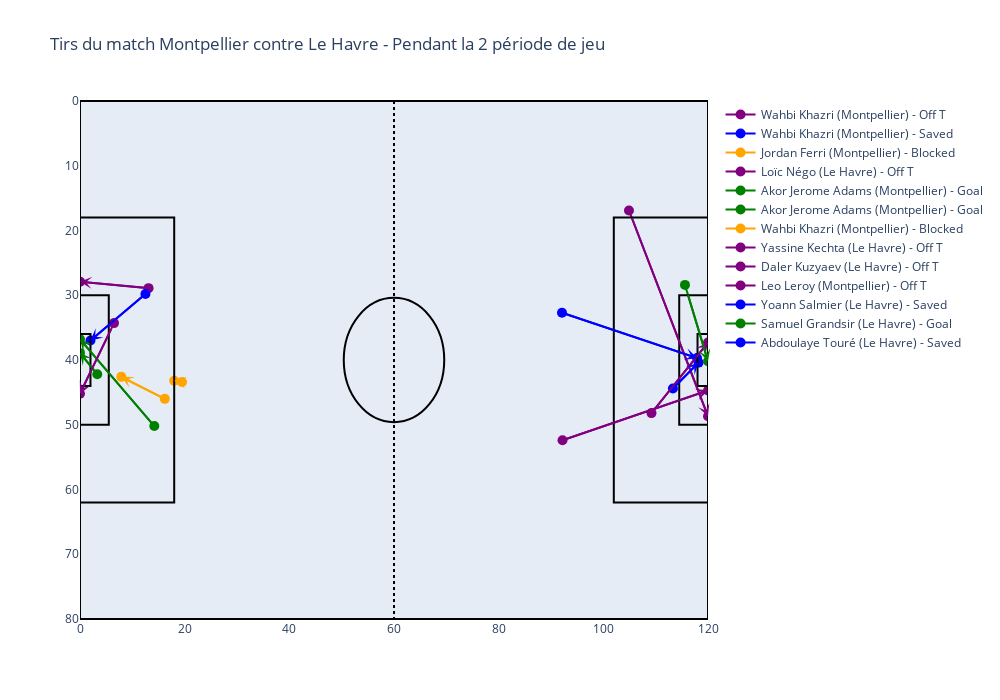

The code cell stored with this chart in its notebook:
### Code cell
Tirs(df_tirs, 'Montpellier', 'Le Havre', 2)

### Figure 1 — Plotly figure (JSON) as saved in the notebook; plotly's stock layout.template omitted (floating-point values rounded to 4 significant figures)
{"data": [{"hoverinfo": "text", "line": {"color": "purple", "width": 2}, "marker": {"size": 10, "symbol": "circle"}, "mode": "lines+markers", "name": "Wahbi Khazri (Montpellier) - Off T", "text": "Wahbi Khazri (Montpellier)<br>Resultat: Off T<br>De: (106.9, 51.1)<br>A: (120.0, 52.1)", "type": "scatter", "x": [13.1, 0], "y": [28.9, 27.9]}, {"hoverinfo": "text", "line": {"color": "blue", "width": 2}, "marker": {"size": 10, "symbol": "circle"}, "mode": "lines+markers", "name": "Wahbi Khazri (Montpellier) - Saved", "text": "Wahbi Khazri (Montpellier)<br>Resultat: Saved<br>De: (107.5, 50.2)<br>A: (118.0, 43.0)", "type": "scatter", "x": [12.5, 2], "y": [29.8, 37]}, {"hoverinfo": "text", "line": {"color": "orange", "width": 2}, "marker": {"size": 10, "symbol": "circle"}, "mode": "lines+markers", "name": "Jordan Ferri (Montpellier) - Blocked", "text": "Jordan Ferri (Montpellier)<br>Resultat: Blocked<br>De: (103.8, 34.0)<br>A: (112.1, 37.4)", "type": "scatter", "x": [16.2, 7.9], "y": [46, 42.6]}, {"hoverinfo": "text", "line": {"color": "purple", "width": 2}, "marker": {"size": 10, "symbol": "circle"}, "mode": "lines+markers", "name": "Loïc Négo (Le Havre) - Off T", "text": "Loïc Négo (Le Havre)<br>Resultat: Off T<br>De: (109.2, 48.2)<br>A: (120.0, 37.3)", "type": "scatter", "x": [109.2, 120], "y": [48.2, 37.3]}, {"hoverinfo": "text", "line": {"color": "green", "width": 2}, "marker": {"size": 10, "symbol": "circle"}, "mode": "lines+markers", "name": "Akor Jerome Adams (Montpellier) - Goal", "text": "Akor Jerome Adams (Montpellier)<br>Resultat: Goal<br>De: (116.7, 37.8)<br>A: (120.0, 41.1)", "type": "scatter", "x": [3.3, 0], "y": [42.2, 38.9]}, {"hoverinfo": "text", "line": {"color": "green", "width": 2}, "marker": {"size": 10, "symbol": "circle"}, "mode": "lines+markers", "name": "Akor Jerome Adams (Montpellier) - Goal", "text": "Akor Jerome Adams (Montpellier)<br>Resultat: Goal<br>De: (105.8, 29.8)<br>A: (120.0, 43.2)", "type": "scatter", "x": [14.2, 0], "y": [50.2, 36.8]}, {"hoverinfo": "text", "line": {"color": "orange", "width": 2}, "marker": {"size": 10, "symbol": "circle"}, "mode": "lines+markers", "name": "Wahbi Khazri (Montpellier) - Blocked", "text": "Wahbi Khazri (Montpellier)<br>Resultat: Blocked<br>De: (100.5, 36.6)<br>A: (102.0, 36.8)", "type": "scatter", "x": [19.5, 18], "y": [43.4, 43.2]}, {"hoverinfo": "text", "line": {"color": "purple", "width": 2}, "marker": {"size": 10, "symbol": "circle"}, "mode": "lines+markers", "name": "Yassine Kechta (Le Havre) - Off T", "text": "Yassine Kechta (Le Havre)<br>Resultat: Off T<br>De: (92.2, 52.4)<br>A: (120.0, 44.7)", "type": "scatter", "x": [92.2, 120], "y": [52.4, 44.7]}, {"hoverinfo": "text", "line": {"color": "purple", "width": 2}, "marker": {"size": 10, "symbol": "circle"}, "mode": "lines+markers", "name": "Daler Kuzyaev (Le Havre) - Off T", "text": "Daler Kuzyaev (Le Havre)<br>Resultat: Off T<br>De: (104.9, 16.9)<br>A: (120.0, 48.7)", "type": "scatter", "x": [104.9, 120], "y": [16.9, 48.7]}, {"hoverinfo": "text", "line": {"color": "purple", "width": 2}, "marker": {"size": 10, "symbol": "circle"}, "mode": "lines+markers", "name": "Leo Leroy (Montpellier) - Off T", "text": "Leo Leroy (Montpellier)<br>Resultat: Off T<br>De: (113.5, 45.7)<br>A: (120.0, 34.8)", "type": "scatter", "x": [6.5, 0], "y": [34.3, 45.2]}, {"hoverinfo": "text", "line": {"color": "blue", "width": 2}, "marker": {"size": 10, "symbol": "circle"}, "mode": "lines+markers", "name": "Yoann Salmier (Le Havre) - Saved", "text": "Yoann Salmier (Le Havre)<br>Resultat: Saved<br>De: (113.3, 44.4)<br>A: (118.2, 40.4)", "type": "scatter", "x": [113.3, 118.2], "y": [44.4, 40.4]}, {"hoverinfo": "text", "line": {"color": "green", "width": 2}, "marker": {"size": 10, "symbol": "circle"}, "mode": "lines+markers", "name": "Samuel Grandsir (Le Havre) - Goal", "text": "Samuel Grandsir (Le Havre)<br>Resultat: Goal<br>De: (115.6, 28.4)<br>A: (120.0, 40.2)", "type": "scatter", "x": [115.6, 120], "y": [28.4, 40.2]}, {"hoverinfo": "text", "line": {"color": "blue", "width": 2}, "marker": {"size": 10, "symbol": "circle"}, "mode": "lines+markers", "name": "Abdoulaye Touré (Le Havre) - Saved", "text": "Abdoulaye Touré (Le Havre)<br>Resultat: Saved<br>De: (92.1, 32.7)<br>A: (117.9, 39.7)", "type": "scatter", "x": [92.1, 117.9], "y": [32.7, 39.7]}], "layout": {"annotations": [{"arrowcolor": "purple", "arrowhead": 3, "arrowsize": 1, "arrowwidth": 2, "ax": 13.1, "axref": "x", "ay": 28.9, "ayref": "y", "showarrow": true, "x": 0, "xref": "x", "y": 27.9, "yref": "y"}, {"arrowcolor": "blue", "arrowhead": 3, "arrowsize": 1, "arrowwidth": 2, "ax": 12.5, "axref": "x", "ay": 29.8, "ayref": "y", "showarrow": true, "x": 2, "xref": "x", "y": 37, "yref": "y"}, {"arrowcolor": "orange", "arrowhead": 3, "arrowsize": 1, "arrowwidth": 2, "ax": 16.2, "axref": "x", "ay": 46, "ayref": "y", "showarrow": true, "x": 7.9, "xref": "x", "y": 42.6, "yref": "y"}, {"arrowcolor": "purple", "arrowhead": 3, "arrowsize": 1, "arrowwidth": 2, "ax": 109.2, "axref": "x", "ay": 48.2, "ayref": "y", "showarrow": true, "x": 120, "xref": "x", "y": 37.3, "yref": "y"}, {"arrowcolor": "green", "arrowhead": 3, "arrowsize": 1, "arrowwidth": 2, "ax": 3.3, "axref": "x", "ay": 42.2, "ayref": "y", "showarrow": true, "x": 0, "xref": "x", "y": 38.9, "yref": "y"}, {"arrowcolor": "green", "arrowhead": 3, "arrowsize": 1, "arrowwidth": 2, "ax": 14.2, "axref": "x", "ay": 50.2, "ayref": "y", "showarrow": true, "x": 0, "xref": "x", "y": 36.8, "yref": "y"}, {"arrowcolor": "orange", "arrowhead": 3, "arrowsize": 1, "arrowwidth": 2, "ax": 19.5, "axref": "x", "ay": 43.4, "ayref": "y", "showarrow": true, "x": 18, "xref": "x", "y": 43.2, "yref": "y"}, {"arrowcolor": "purple", "arrowhead": 3, "arrowsize": 1, "arrowwidth": 2, "ax": 92.2, "axref": "x", "ay": 52.4, "ayref": "y", "showarrow": true, "x": 120, "xref": "x", "y": 44.7, "yref": "y"}, {"arrowcolor": "purple", "arrowhead": 3, "arrowsize": 1, "arrowwidth": 2, "ax": 104.9, "axref": "x", "ay": 16.9, "ayref": "y", "showarrow": true, "x": 120, "xref": "x", "y": 48.7, "yref": "y"}, {"arrowcolor": "purple", "arrowhead": 3, "arrowsize": 1, "arrowwidth": 2, "ax": 6.5, "axref": "x", "ay": 34.3, "ayref": "y", "showarrow": true, "x": 0, "xref": "x", "y": 45.2, "yref": "y"}, {"arrowcolor": "blue", "arrowhead": 3, "arrowsize": 1, "arrowwidth": 2, "ax": 113.3, "axref": "x", "ay": 44.4, "ayref": "y", "showarrow": true, "x": 118.2, "xref": "x", "y": 40.4, "yref": "y"}, {"arrowcolor": "green", "arrowhead": 3, "arrowsize": 1, "arrowwidth": 2, "ax": 115.6, "axref": "x", "ay": 28.4, "ayref": "y", "showarrow": true, "x": 120, "xref": "x", "y": 40.2, "yref": "y"}, {"arrowcolor": "blue", "arrowhead": 3, "arrowsize": 1, "arrowwidth": 2, "ax": 92.1, "axref": "x", "ay": 32.7, "ayref": "y", "showarrow": true, "x": 117.9, "xref": "x", "y": 39.7, "yref": "y"}], "height": 700, "shapes": [{"line": {"color": "Black"}, "type": "rect", "x0": 0, "x1": 120, "y0": 0, "y1": 80}, {"line": {"color": "Black", "dash": "dot"}, "type": "line", "x0": 60, "x1": 60, "y0": 0, "y1": 80}, {"line": {"color": "Black"}, "type": "rect", "x0": 0, "x1": 18, "y0": 18, "y1": 62}, {"line": {"color": "Black"}, "type": "rect", "x0": 102, "x1": 120, "y0": 18, "y1": 62}, {"line": {"color": "Black"}, "type": "rect", "x0": 0, "x1": 5.5, "y0": 30, "y1": 50}, {"line": {"color": "Black"}, "type": "rect", "x0": 114.5, "x1": 120, "y0": 30, "y1": 50}, {"line": {"color": "Black"}, "type": "rect", "x0": 0, "x1": 2, "y0": 36, "y1": 44}, {"line": {"color": "Black"}, "type": "rect", "x0": 118, "x1": 120, "y0": 36, "y1": 44}, {"line": {"color": "Black"}, "type": "circle", "x0": 50.4, "x1": 69.6, "xref": "x", "y0": 30.4, "y1": 49.6, "yref": "y"}], "title": {"text": "Tirs du match Montpellier contre Le Havre - Pendant la 2 période de jeu"}, "width": 1000, "xaxis": {"range": [0, 120], "showgrid": false, "zeroline": false}, "yaxis": {"autorange": "reversed", "range": [0, 80], "showgrid": false, "zeroline": false}}}
